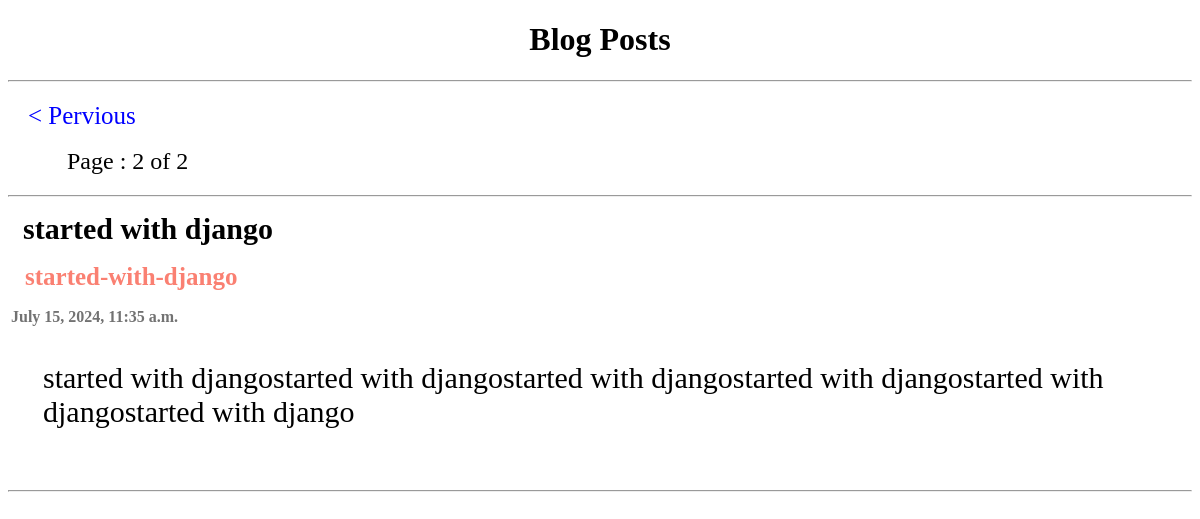
Screenshot of /?page=2 with the database file from the repository.
### posts/models.py (models this page shows, shortened)
class Post(models.Model):
    class Status(models.TextChoices):
        DRAFT = 'DF', 'Draft'
        PUBLISHED = 'PB', 'Published'
    author = models.ForeignKey(User, on_delete=models.CASCADE)
    title = models.CharField(max_length=255)
    slug = models.SlugField(max_length=255, unique_for_date='published')
    body = models.TextField()
    published = models.DateTimeField(default=timezone.now())
    created_at = models.DateTimeField(auto_now_add=True)
    updated_at = models.DateTimeField(auto_now=True)
    class PublishManager(models.Manager):
        def get_queryset(self):
            return super().get_queryset().filter(status=Post.Status.PUBLISHED)
    status = models.CharField(max_length=2, choices=Status.choices, default=Status.DRAFT)
    objects  = models.Manager()
    published_posts = PublishManager()
    class Meta:
        ordering = ['-published']
        indexes = [
            models.Index(fields=['-published'])
        ]
    def get_absolute_url(self):
        return reverse('post_detail', kwargs={
            'year': self.published.year,
            'month': self.published.month,
            'day': self.published.day,
            'post': self.slug,
        })

### posts/views.py (the view)
# urls.py: path('', views.posts_list, name='posts'),
def posts_list(request):
        post_list = Post.published_posts.all()
        paginator = Paginator(post_list, '3')
        page_number = request.GET.get('page', 1)
        try:
                posts = paginator.page(page_number)
        except PageNotAnInteger:
                posts = paginator.page(1)
        except:
                raise Http404('Page Not Found 404')
        return render(request, 'pages/index.html', {'posts' : posts})

### posts/templates/pages/index.html (shortened to what this page needs)
{% extends 'core/base.html' %}
{% block content %}
{% include "pages/pagination.html" with page=page_obj %}
    {% for post in posts %}
    <hr>
    <h2>
        <a href="{{ post.get_absolute_url }}">
            {{ post.title }}
        </a>
    </h2>
    <h3>{{ post.slug }}</h3>
    <h4>{{ post.published }}</h4>
    <p>{{ post.body}}</p>
    <br>
    <hr>
    {% endfor %}
{% endblock content %}

### posts/templates/pages/index.html (style rules this page uses)
h2 { margin: 15px; font-size: 30px; }
h3 { margin: 17px; font-size: 25px; color: salmon; }
p { margin: 35px; font-size: 30px; }
h4 { margin: 3px; color: rgb(114, 114, 114); }
a { color: black; text-decoration: none; }

### rows the page displays
Post: title "started with django", slug "started-with-django", published "July 15, 2024, 11:35 a.m.", body "started with djangostarted with djangostarted with djangostarted with djangostarted with djangostarted with django"

### other values shown
{{ posts.number }} "2"
{{ posts.paginator.num_pages }} "2"
